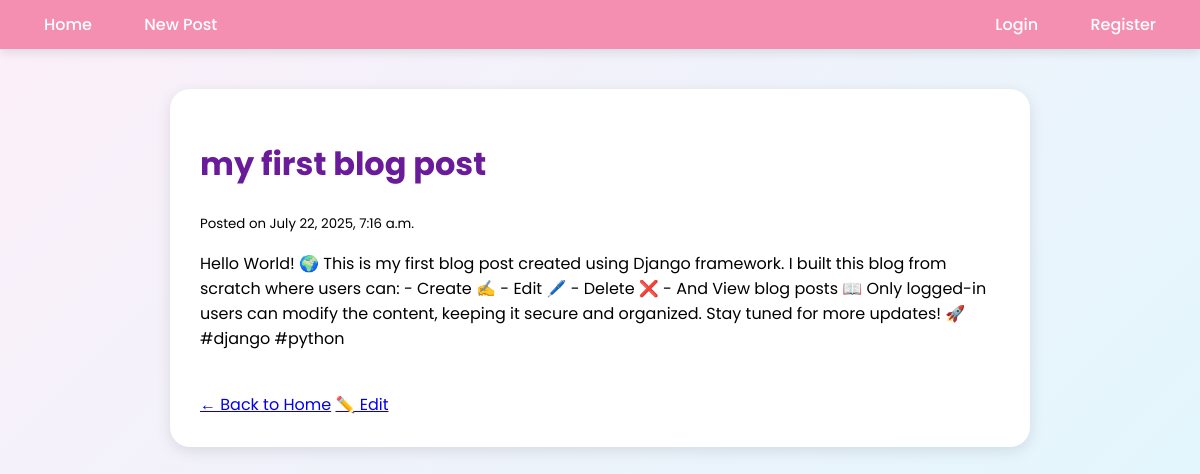
The app's page /post/1/ with its own data.
### blog/models.py (models this page shows, shortened)
class BlogPost(models.Model):
    title = models.CharField(max_length=200)
    content = models.TextField()
    date_posted = models.DateTimeField(default=timezone.now)

### blog/views.py (the view)
# urls.py: path('post/<int:post_id>/', views.post_detail, name='post-detail'),
def post_detail(request, post_id):
    post = get_object_or_404(BlogPost, id=post_id)
    return render(request, 'blog/post_detail.html', {'post': post})

### blog/templates/blog/post_detail.html (shortened to what this page needs)
{% extends "blog/base.html" %}
{% block content %}
    <h1>{{ post.title }}</h1>
    <small>Posted on {{ post.date_posted }}</small>
    <p>{{ post.content }}</p>
    <br>
    <a href="{% url 'blog-home' %}">← Back to Home</a>
    <a href="{% url 'post-edit' post.id %}">✏️ Edit</a>
{% endblock %}

### blog/templates/blog/base.html (style rules this page uses)
body { font-family: 'Poppins', sans-serif; margin: 0; padding: 0; background: linear-gradient(135deg, #fceff9, #e3f6fd); }
h1, h2, h3 { color: #6a1b9a; }

### records on screen
BlogPost: title "my first blog post", date_posted "July 22, 2025, 7:16 a.m.", content "Hello World! 🌍 This is my first blog post created using Django framework. I built this blog from scratch where users can: - Create ✍️ - Edit 🖊️ - Delete ❌ - And View blog posts 📖 Only logged-in users can modify the content, keeping it secure and organized. Stay tuned for more updates! 🚀 #django #python"
